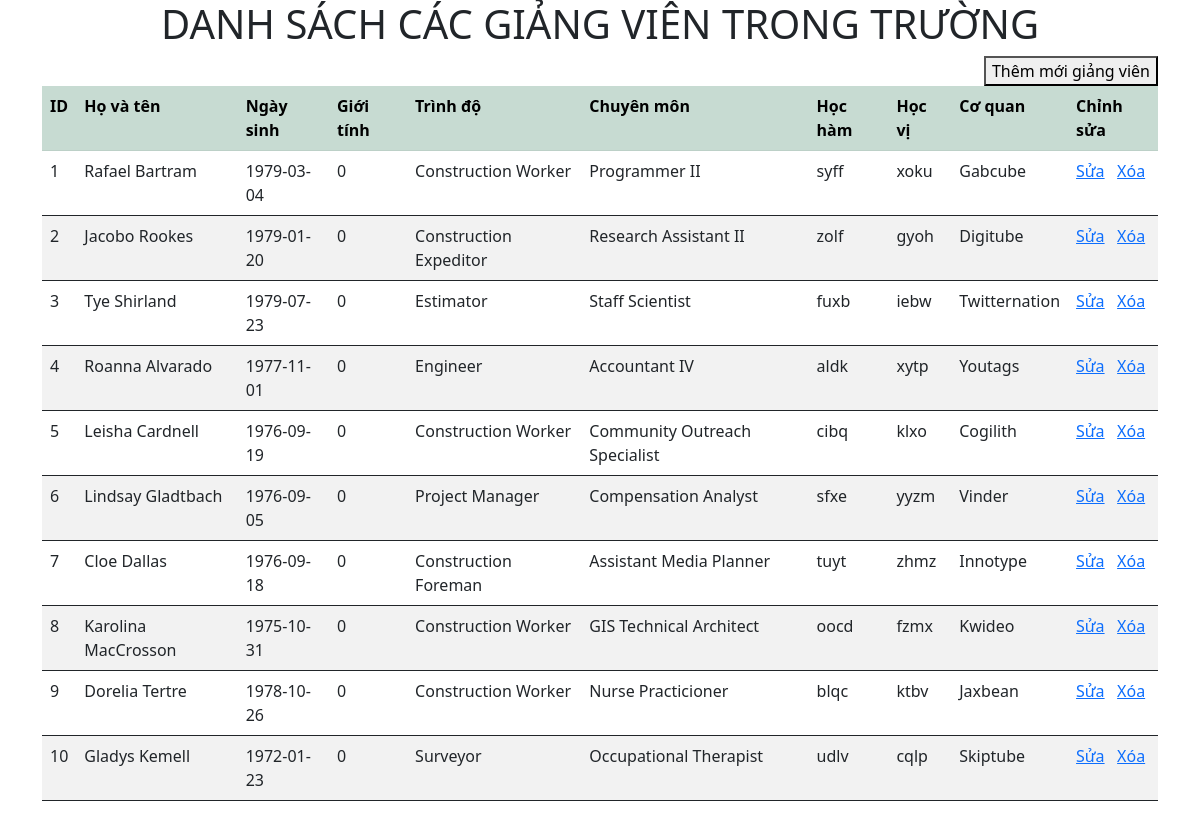
The page / on the database its author committed.
### tables this page shows
CREATE TABLE `giangvien` (
  `magv` int(11) NOT NULL,
  `hovaten` varchar(255) NOT NULL,
  `ngaysinh` date NOT NULL,
  `gioitinh` int(11) NOT NULL,
  `trinhdo` varchar(255) NOT NULL,
  `chuyenmon` varchar(255) NOT NULL,
  `hocham` varchar(255) NOT NULL,
  `hocvi` varchar(255) NOT NULL,
  `coquan` varchar(255) NOT NULL
);

### models/Giangvien.php (called while the page is built, shortened)
<?php
class Giangvien {
    public function index() {
        $connection = $this->connectDb();
        $querySelect = "SELECT * FROM giangvien";
        $results = mysqli_query($connection, $querySelect);
        $giangviens = [];
        if (mysqli_num_rows($results) > 0) {
            $giangviens = mysqli_fetch_all($results, MYSQLI_ASSOC);
        }
        return $giangviens;
    }
    public function connectDb() {
        $connection = mysqli_connect(DB_HOST,
            DB_USERNAME, DB_PASSWORD, DB_NAME);
        return $connection;
    }
}

### views/Giangviens/index.php (the view, shortened to what this page needs)
<div class="container">
    <div class="row">
        <div class="col-md-12 ms-auto" style="display:flex; justify-content:flex-end">
            <a href="index.php?controller=giangvien&function=add">
                <button>
                Thêm mới giảng viên
                </button>
            </a>
        </div>
        <div class="col-md-12" style="display:flex; align-items: center; justify-content:center">
        <table class="table table-striped" style="border:1px"  cellspacing="0" cellpadding="8">
            <tr class="table-success">
                <th>ID</th>
                <th>Họ và tên</th>
                <th>Ngày sinh</th>
                <th>Giới tính</th>
                <th>Trình độ</th>
                <th>Chuyên môn</th>
                <th>Học hàm</th>
                <th>Học vị</th>
                <th>Cơ quan</th>
                <th>Chỉnh sửa</th>
            </tr>
    <?php if (!empty($giangviens)): ?>
        <?php foreach ($giangviens AS $giangvien) : ?>
                    <tr>
                        <td><?php echo $giangvien['magv'] ?></td>
                        <td><?php echo $giangvien['hovaten'] ?></td>
                        <td><?php echo $giangvien['ngaysinh'] ?></td>
                        <td><?php echo $giangvien['gioitinh'] ?></td>
                        <td><?php echo $giangvien['trinhdo'] ?></td>
                        <td><?php echo $giangvien['chuyenmon'] ?></td>
                        <td><?php echo $giangvien['hocham'] ?></td>
                        <td><?php echo $giangvien['hocvi'] ?></td>
                        <td><?php echo $giangvien['coquan'] ?></td>
                        <td>
                            <?php
                            $urlEdit =
                                "index.php?controller=giangvien&function=edit&id=" . $giangvien['magv'];
                            $urlDelete =
                                "index.php?controller=giangvien&function=delete&id=" . $giangvien['magv'];
                            ?>
                            <a href="<?php echo $urlEdit?>">Sửa</a> &nbsp;
                            <a onclick="return confirm('Bạn chắc chắn muốn xóa?')"
                            href="<?php echo $urlDelete?>">
                                Xóa
                            </a>
                        </td>
                    </tr>
        <?php endforeach; ?>
        </div>
    </div>
</div>
    <?php else: ?>
        <tr>
            <td colspan="2">KHông có dữ liệu</td>
        </tr>
    <?php endif; ?>

### index.php (shortened to what this page needs)
<!DOCTYPE html>
<html lang="en">
<head>
    <link href="https://cdn.jsdelivr.net/npm/bootstrap@5.1.3/dist/css/bootstrap.min.css" rel="stylesheet">
</head>
<body>
<?php
$function = isset($_GET['function']) ? $_GET['function'] :'index';
$object = new $classController();
$object->$function();
?>
</body>
</html>

### controllers/GiangvienController.php (shortened to what this page needs)
<?php
require_once 'models/Giangvien.php';
class GiangvienController {
    public function index() {
        echo "
        <div class='container'>
            <div class='col-md-12' style='display: flex; justify-content:center'>
                <h1>DANH SÁCH CÁC GIẢNG VIÊN TRONG TRƯỜNG</h1>
            </div>
        </div>";
        $giangvien = new Giangvien();
        $giangviens = $giangvien->index();
        require_once 'views/Giangviens/index.php';
    }
}

### rows shown on the page
giangvien: magv "1", hovaten "Rafael Bartram", ngaysinh "1979-03-04", gioitinh "0", trinhdo "Construction Worker", chuyenmon "Programmer II", hocham "syff", hocvi "xoku", coquan "Gabcube"
giangvien: magv "2", hovaten "Jacobo Rookes", ngaysinh "1979-01-20", gioitinh "0", trinhdo "Construction Expeditor", chuyenmon "Research Assistant II", hocham "zolf", hocvi "gyoh", coquan "Digitube"
giangvien: magv "3", hovaten "Tye Shirland", ngaysinh "1979-07-23", gioitinh "0", trinhdo "Estimator", chuyenmon "Staff Scientist", hocham "fuxb", hocvi "iebw", coquan "Twitternation"
giangvien: magv "4", hovaten "Roanna Alvarado", ngaysinh "1977-11-01", gioitinh "0", trinhdo "Engineer", chuyenmon "Accountant IV", hocham "aldk", hocvi "xytp", coquan "Youtags"
giangvien: magv "5", hovaten "Leisha Cardnell", ngaysinh "1976-09-19", gioitinh "0", trinhdo "Construction Worker", chuyenmon "Community Outreach Specialist", hocham "cibq", hocvi "klxo", coquan "Cogilith"
giangvien: magv "6", hovaten "Lindsay Gladtbach", ngaysinh "1976-09-05", gioitinh "0", trinhdo "Project Manager", chuyenmon "Compensation Analyst", hocham "sfxe", hocvi "yyzm", coquan "Vinder"
giangvien: magv "7", hovaten "Cloe Dallas", ngaysinh "1976-09-18", gioitinh "0", trinhdo "Construction Foreman", chuyenmon "Assistant Media Planner", hocham "tuyt", hocvi "zhmz", coquan "Innotype"
giangvien: magv "8", hovaten "Karolina MacCrosson", ngaysinh "1975-10-31", gioitinh "0", trinhdo "Construction Worker", chuyenmon "GIS Technical Architect", hocham "oocd", hocvi "fzmx", coquan "Kwideo"
giangvien: magv "9", hovaten "Dorelia Tertre", ngaysinh "1978-10-26", gioitinh "0", trinhdo "Construction Worker", chuyenmon "Nurse Practicioner", hocham "blqc", hocvi "ktbv", coquan "Jaxbean"
giangvien: magv "10", hovaten "Gladys Kemell", ngaysinh "1972-01-23", gioitinh "0", trinhdo "Surveyor", chuyenmon "Occupational Therapist", hocham "udlv", hocvi "cqlp", coquan "Skiptube"
